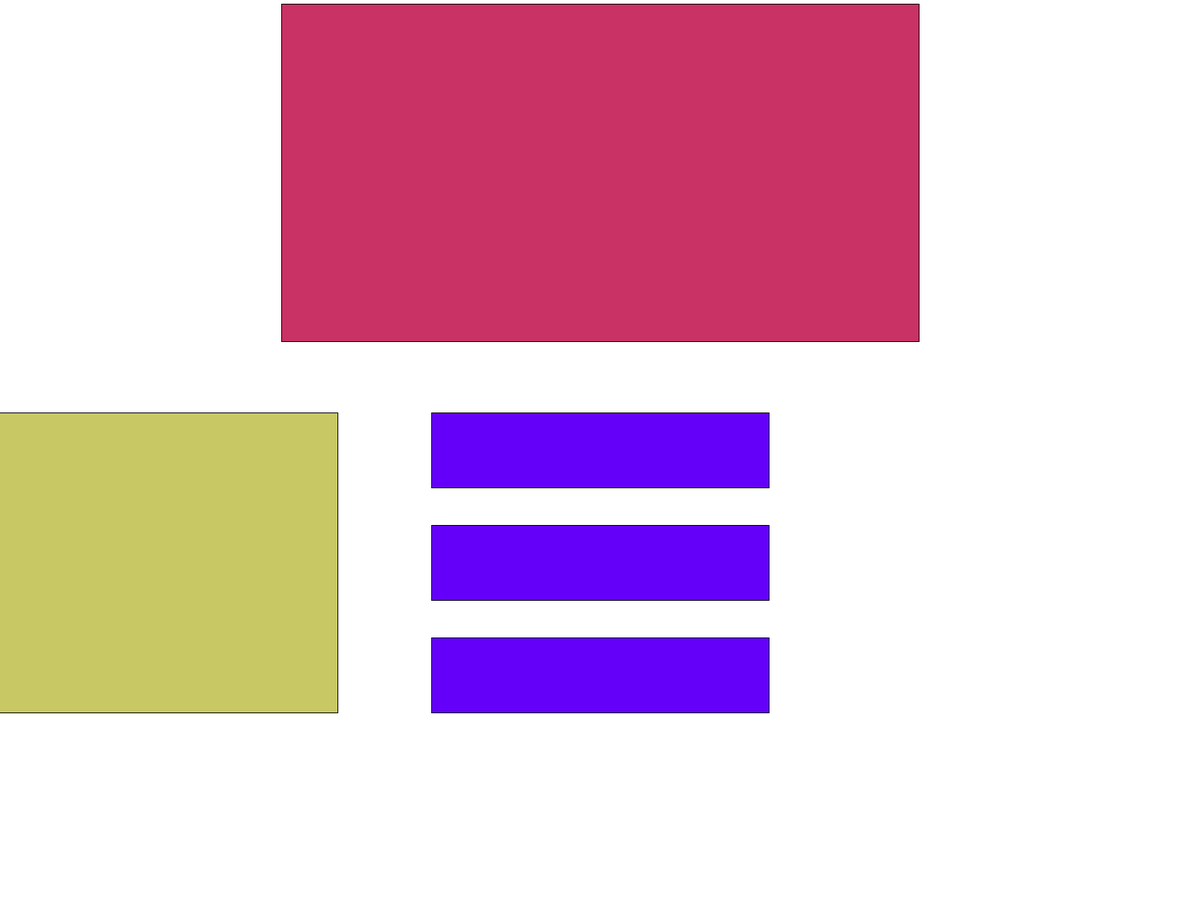
Frame 1 (no input)
Frame 60 (the mouse pressed at the canvas centre just before this capture): identical to frame 1, image omitted
Frame 120 (the mouse held since frame 60 and released just before this capture): identical to frame 1, image omitted

The Processing sketch that drew this single still picture (run headless with seeded random() and noise(); from frame 60 on, the mouse is pressed at the canvas centre):

// Processing sketch: Layouts
// ── Layouts.pde
void setup(){
  fullScreen();                       // Pantalla completa
  textAlign(CENTER); textSize(15);   // Alineacion y tamaño del texto
  rectMode(CENTER);
}

void draw(){
  
  background(255);    // Color de fondo
  
  //Logo
  fill(200,50,100);
  rect(width/2,230,logoWidth,logoHeight);
  
  fill(100,0,250);
  rect(width/2,600,bottonWidth,bottonHeight);
  rect(width/2,750,bottonWidth,bottonHeight);
  rect(width/2,900,bottonWidth,bottonHeight);
  
  fill(200,200,100);
  rect(width/2-600,750,tableWidth,tableHeight);


}

// ── Variables.pde
//APP Layout
//Valores de posicionamiento de los bloques

//Dimensiones Logo
float logoWidth = 850,
      logoHeight = 450;
      
//Dimensiones Botones Menu
float bottonWidth = 450,
      bottonHeight = 100;
      
//Dimensiones Tabla puntuacion
float tableWidth = 500,
      tableHeight = 400;
